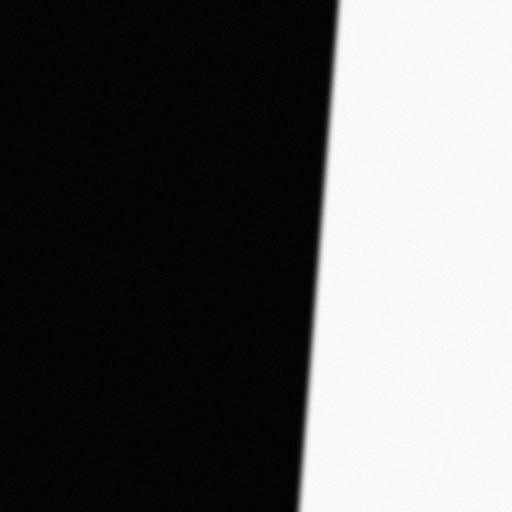
#> input picture images/fantom01.bmp, 512 x 512 px, found by its file name
$ python dz1.py
#> lines starting #> are read from the running program, lines starting #| are printed output that depends on the picture
#> further down, img is the input picture: shape (512, 512); min 2, max 251, mean 96.4
import numpy as np
import matplotlib.pyplot as plt
import cv2
from scipy.fftpack import fft

M = 512
dw = 1 / M
s = 500 * 1e-6

def MTF(img, slope):

#> called with slope = 1
    for i in range(512):
        if img[10, i] > 50:
            x11 = i
            y11 = img[10, i]
            break
#> this loop made 337 passes
#> y11 on pass 337: 77

    for i in range(512):
        if img[500, i] > 50:
            x21 = i
            y21 = img[500, i]
            break
#> this loop made 298 passes
#> y21 on pass 298: 61

    for i in range(512):
        if img[10, i] > 200:
            x12 = i
            y12 = img[10, i]
            break
#> this loop made 342 passes
#> y12 on pass 342: 215

    for i in range(512):
        if img[500, i] > 200:
            x22 = i
            y22 = img[500, i]
            break
#> this loop made 303 passes
#> y22 on pass 303: 205

    maksimum = np.max(img)
#> maksimum = 251
    minimum = np.min(img)
#> minimum = 2

    k1 = (y12 - y11) / (x12 - x11)
#> k1 = 27.6
    m1 = (maksimum - y11) / k1 + x11
#> m1 = 342.3

    k2 = (y22 - y21) / (x22 - x21)
#> k2 = 28.8
    m2 = (maksimum - y21) / k2 + x21
#> m2 = 303.6

    d = np.abs(m1 - m2)
#> d = 38.71

    dx = d / 489;
#> dx = 0.0792

    if x11 == x12 and x21 == x22:
        N = 1
    else:
        N = int(np.floor(1 / dx))
#> N = 12

    # mala slika
    img_cut = img[:N, :]

    if slope == 1:
        ESF = np.reshape(img_cut, N * 512)
#> ESF = 6144 values, max 251 at index 347, min 2 at index 0, mean 86.97
        w = np.arange(0, N * M / 2 * dw, dw)
#> w = 3072 values from 0 to 6
    else:
        ESF = img[250, :]
        w = np.arange(0, (M / 2 - 1) * dw, dw)

    # [6 lines of commented-out code are left out]
    LSF = np.gradient(ESF, dw)
#> LSF = 6144 values, max 16640 at index 851, min -63744 at index 5631, mean 20.92

    # MTF
    MTF = fft(LSF)
    MTF /= MTF[0]
    MTF = np.abs(MTF)
#> MTF = 6144 values, max 20.31 at index 120, min 0.0024 at index 3068, mean 1.22
    MTF = MTF[:len(w)]
#> MTF = 3072 values, max 20.31 at index 120, min 0.0024 at index 3068, mean 1.22
    return MTF

def img_desc(img):
    contrast = []
    blur = []
    snr = []

    # slope-> poredimo prvu pojavu belog piksela u prvom i poslednjem redu
    first = 0
    last = 0

    for i in range(512):
        if img[0, i] < 100: # prag za beli pixel je 100
            first = i
        if img[511, i] < 100:
            last = i
        if first != last: # ????
            slope = 1
            break

    # Contrast
    black_region = img[30:120, 30:120]
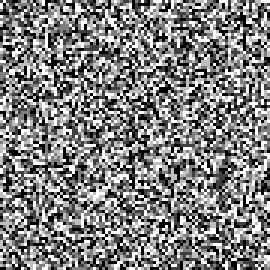
#> black_region: shape (90, 90) (shown 3 times larger); min 2, max 6, mean 4.01; drawn with min black and max white
    white_region = img[390:480, 390:480]

    contrast = np.mean(black_region) - np.mean(white_region)
#> contrast = -245


if __name__ == '__main__':
    img = cv2.imread('fantom01.bmp', 0)
    MTF(img, 1)
    img_desc(img)
